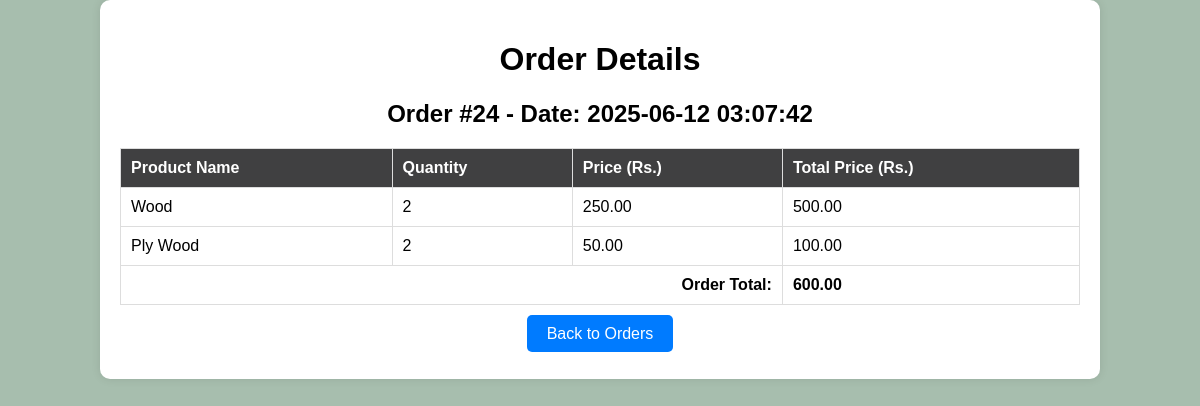
The page /order_details.php?order_id=24 (signed in) on the database its author committed.
### tables this page shows
CREATE TABLE `orders` (
  `order_id` int(11) NOT NULL,
  `ordered_at` timestamp NOT NULL DEFAULT current_timestamp() ON UPDATE current_timestamp(),
  `user_id` int(11) NOT NULL,
  `order_date` timestamp NOT NULL DEFAULT current_timestamp(),
  `order_status` varchar(20) DEFAULT NULL,
  `product_id` int(11) DEFAULT NULL,
  `created_at` timestamp NOT NULL DEFAULT current_timestamp(),
  `quantity` int(11) NOT NULL DEFAULT 1,
  `supplier_id` int(11) DEFAULT NULL
);

CREATE TABLE `order_items` (
  `item_id` int(11) NOT NULL,
  `order_id` int(11) NOT NULL,
  `product_id` int(11) NOT NULL,
  `quantity` int(11) NOT NULL,
  `price` decimal(10,2) NOT NULL
);

CREATE TABLE `products` (
  `product_id` int(11) NOT NULL,
  `product_name` varchar(255) NOT NULL,
  `category_id` int(11) DEFAULT NULL,
  `supplier_id` int(11) DEFAULT NULL,
  `quantity` int(11) NOT NULL,
  `price` decimal(10,2) NOT NULL,
  `created_at` timestamp NOT NULL DEFAULT current_timestamp(),
  `updated_at` timestamp NOT NULL DEFAULT current_timestamp() ON UPDATE current_timestamp()
);

### order_details.php (the view, shortened to what this page needs)
<?php
$servername = "localhost";
$username = "root";
$password = "";
$dbname = "inventory_management_system";
$conn = new mysqli($servername, $username, $password, $dbname);
$order_id = intval($_GET['order_id']);
$order_query = $conn->query("
    SELECT orders.order_id, orders.order_date, users.user_id
    FROM orders
    JOIN users ON orders.user_id = users.user_id
    WHERE orders.order_id = $order_id
");
$order = $order_query->fetch_assoc();
$items_query = $conn->query("
    SELECT products.product_name, order_items.quantity, order_items.price
    FROM order_items
    JOIN products ON order_items.product_id = products.product_id
    WHERE order_items.order_id = $order_id
");
?>
<!DOCTYPE html>
<html lang="en">
<head>
</head>
<body>
<div class="container">
    <h1>Order Details</h1>
    <h2>Order #<?php echo $order['order_id']; ?> - Date: <?php echo $order['order_date']; ?></h2>
    <table>
        <tr>
            <th>Product Name</th>
            <th>Quantity</th>
            <th>Price (Rs.)</th>
            <th>Total Price (Rs.)</th>
        </tr>
        <?php
        $order_total = 0;
        while ($item = $items_query->fetch_assoc()):
            $total_price = $item['quantity'] * $item['price'];
            $order_total += $total_price;
        ?>
            <tr>
                <td><?php echo htmlspecialchars($item['product_name']); ?></td>
                <td><?php echo $item['quantity']; ?></td>
                <td><?php echo number_format($item['price'], 2); ?></td>
                <td><?php echo number_format($total_price, 2); ?></td>
            </tr>
        <?php endwhile; ?>
        <tr>
            <td colspan="3" style="text-align:right; font-weight:bold;">Order Total:</td>
            <td style="font-weight:bold;"><?php echo number_format($order_total, 2); ?></td>
        </tr>
    </table>
    <p style="text-align:center; margin-top: 20px;">
        <a href="user_orders.php" style="background: #007bff; color: white; padding: 10px 20px; text-decoration: none; border-radius: 5px;">Back to Orders</a>
    </p>
</div>
</body>
</html>

### order_details.php (style rules this page uses)
body { font-family: Arial, sans-serif; background: #A7BEAE; display: flex; margin: 0; }
.container { margin: auto; padding: 20px; width: 80%; background: white; border-radius: 10px; box-shadow: 0 0 10px rgba(0, 0, 0, 0.1); }
h1, h2 { text-align: center; }
table { width: 100%; border-collapse: collapse; margin-top: 20px; }
th, td { border: 1px solid #ddd; text-align: left; padding: 10px; }
th { background: #404041; color: white; }

### rows shown on the page
orders: order_id "24", order_date "2025-06-12 03:07:42"
order_items: product.product_name "Wood", quantity "2", price "250.00", total_price "500.00"
order_items: product.product_name "Ply Wood", quantity "2", price "50.00", total_price "100.00"

### other values the page prints
$order_total "600.00"
